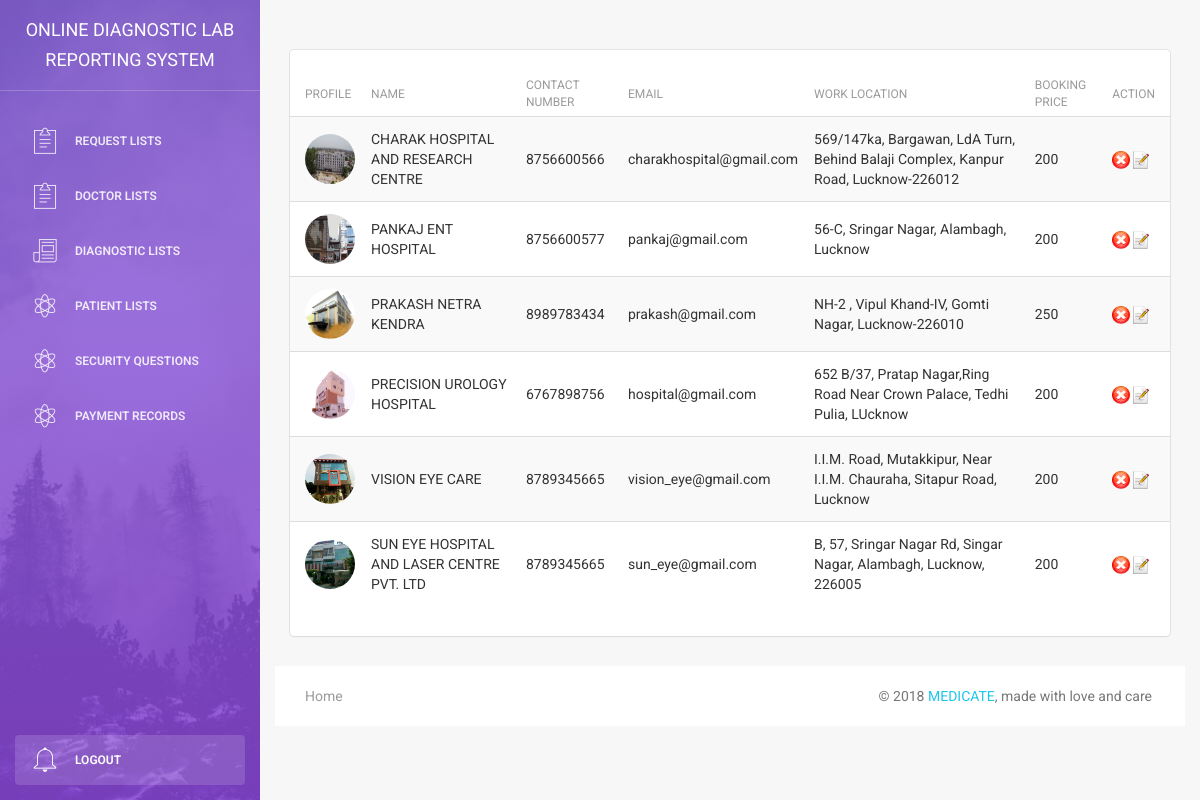
The app's page /_admin/digcenter_view.php (signed in) with its own data.
### tables this page shows
CREATE TABLE IF NOT EXISTS `daignostic_center` (
  `id` int(255) NOT NULL AUTO_INCREMENT,
  `dia_name` varchar(255) NOT NULL,
  `dia_contnum` varchar(255) NOT NULL,
  `dia_email` varchar(255) NOT NULL,
  `dia_pass` varchar(255) NOT NULL,
  `dia_loc` varchar(255) NOT NULL,
  `dia_secqus` varchar(255) NOT NULL,
  `dia_secans` varchar(255) NOT NULL,
  `dia_bookingprice` varchar(255) NOT NULL,
  `dia_pro` varchar(255) NOT NULL,
  `dia_govapprove` varchar(255) NOT NULL,
  `dia_dateapprove` varchar(255) NOT NULL,
  PRIMARY KEY (`id`),
  UNIQUE KEY `dia_email` (`dia_email`)
);

### _admin/digcenter_view.php (the view, shortened to what this page needs)
<?php
	include("includes/header.php");
?>
<div class="main-panel">
<div class="content">
<div class="container-fluid">
<div class="row">
<div class="col-md-12">
<div class="card">
<form name="digcenter_view" action="../_diagnostic/lib/diagnostic_center.php">
		<div class="content table-responsive table-full-width">
		<table class="table table-hover table-striped">
			<thead>
				<th>Profile</th>
				<th>Name</th>
				<th>Contact Number</th>
				<th>Email</th>
				<th>Work Location</th>
				<th>Booking Price</th>
				<th>Action</th>
			</thead>
			<tbody>
			<?php
			global $conn;
				$sql = "select * from daignostic_center";
				$rs = mysqli_query($conn, $sql);
				while($data =mysqli_fetch_assoc($rs)){
			?>
			<tr>
				<td><img src="../_diagnostic/uploads/digcent/<?php echo $data['dia_pro'];?>" height="50" width="50" class="pf_img" /></td>
				<td><?php echo $data['dia_name'];?></td>
				<td><?php echo $data['dia_contnum'];?></td>
				<td><?php echo $data['dia_email'];?></td>
				<td><?php echo $data['dia_loc'];?></td>
				<td><?php echo $data['dia_bookingprice'];?></td>
				<td><a href="javascript:delete_digcenter_records(<?php echo $data['id'];?>);"><img src="images/del.png" height="18"></a> <a href="dignosis_details.php?id=<?php echo $data['id'];?>"><img src="images/details.png" height="18"></a></td>
			</tr>
			<?php
							}
			?>
			</tbody>
		</table>
	</div>
	</form>
</div>
</div>
</div>
</div>
<?php
	include("includes/footer.php");
?>

### _admin/includes/header.php (shortened to what this page needs)
?><!doctype html>
<html lang="en">
<head>
    <link href="assets/css/bootstrap.min.css" rel="stylesheet" />
    <link href="assets/css/animate.min.css" rel="stylesheet"/>
    <link href="assets/css/light-bootstrap-dashboard.css?v=1.4.0" rel="stylesheet"/>
    <link href="assets/css/style.css" rel="stylesheet" />
    <link href="http://maxcdn.bootstrapcdn.com/font-awesome/4.2.0/css/font-awesome.min.css" rel="stylesheet">
    <link href="assets/css/pe-icon-7-stroke.css" rel="stylesheet" />
</head>
<body>
<div class="wrapper">
    <div class="sidebar" data-color="purple" data-image="assets/img/sidebar-5.jpg">
    	<div class="sidebar-wrapper">
            <div class="logo">
                <a href="http://localhost/odlrs" class="simple-text">
                   Online  Diagnostic   Lab  Reporting   System
                </a>
            </div>
            <ul class="nav">
                <li>
                    <a href="index.php">
                        <i class="pe-7s-note2"></i>
                        <p>Request Lists</p>
                    </a>
                </li>
                <li>
                    <a href="doctor_view.php">
                        <i class="pe-7s-note2"></i>
                        <p>Doctor Lists</p>
                    </a>
                </li>
                <li>
                    <a href="digcenter_view.php">
                        <i class="pe-7s-news-paper"></i>
                        <p>Diagnostic Lists</p>
                    </a>
                </li>
                <li>
                    <a href="patient_view.php">
                        <i class="pe-7s-science"></i>
                        <p>Patient Lists</p>
                    </a>
                </li>
                <li>
                    <a href="security_questions.php">
                        <i class="pe-7s-science"></i>
                        <p>Security Questions</p>
                    </a>
                </li>
                <li>
                    <a href="payment_view.php">
                        <i class="pe-7s-science"></i>
                        <p>Payment Records</p>
                    </a>
                </li>
				<li class="active-pro">
                    <a href="../lib/login.php?act=logout">
                        <i class="pe-7s-bell"></i>
                        <p>Logout</p>
                    </a>
                </li>
            </ul>
    	</div>
    </div>

### _admin/includes/footer.php (shortened to what this page needs)
			<footer class="footer">
            <div class="container-fluid">
                <nav class="pull-left">
                    <ul>
                        <li>
                            <a href="http://localhost/web/" target="_blank">
                                Home
                            </a>
                        </li>
                    </ul>
                </nav>
                <p class="copyright pull-right">
                    &copy; <script>document.write(new Date().getFullYear())</script> <a href="http://localhost/web/">MEDICATE</a>, made with love and care
                </p>
            </div>
        </footer>
    </div>
</div>
	</body>
</html>

### _admin/assets/css/style.css (style rules this page uses)
img.pf_img { border-radius: 44px; }
.sidebar .nav > li.active-pro { position: absolute; width: 100%; bottom: 10px; }
.sidebar .nav > li.active-pro a { background: rgba(255, 255, 255, 0.14); opacity: 1; color: #FFFFFF; }

### records on screen
daignostic_center: dia_pro (picture), dia_name "CHARAK HOSPITAL AND RESEARCH CENTRE", dia_contnum "8756600566", dia_email "charakhospital@gmail.com", dia_loc "569/147ka, Bargawan, LdA Turn, Behind Balaji Complex, Kanpur Road, Lucknow-226012", dia_bookingprice "200"
daignostic_center: dia_pro (picture), dia_name "PANKAJ ENT HOSPITAL", dia_contnum "8756600577", dia_email "pankaj@gmail.com", dia_loc "56-C, Sringar Nagar, Alambagh, Lucknow", dia_bookingprice "200"
daignostic_center: dia_pro (picture), dia_name "PRAKASH NETRA KENDRA", dia_contnum "8989783434", dia_email "prakash@gmail.com", dia_loc "NH-2 , Vipul Khand-IV, Gomti Nagar, Lucknow-226010", dia_bookingprice "250"
daignostic_center: dia_pro (picture), dia_name "PRECISION UROLOGY HOSPITAL", dia_contnum "6767898756", dia_email "hospital@gmail.com", dia_loc "652 B/37, Pratap Nagar,Ring Road Near Crown Palace, Tedhi Pulia, LUcknow", dia_bookingprice "200"
daignostic_center: dia_pro (picture), dia_name "VISION EYE CARE", dia_contnum "8789345665", dia_email "vision_eye@gmail.com", dia_loc "I.I.M. Road, Mutakkipur, Near I.I.M. Chauraha, Sitapur Road, Lucknow", dia_bookingprice "200"
daignostic_center: dia_pro (picture), dia_name "SUN EYE HOSPITAL AND LASER CENTRE PVT. LTD", dia_contnum "8789345665", dia_email "sun_eye@gmail.com", dia_loc "B, 57, Sringar Nagar Rd, Singar Nagar, Alambagh, Lucknow, 226005", dia_bookingprice "200"
